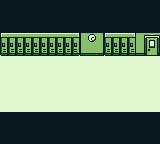

Below is a game level as drawn by its tile map, then a one-line description and the .tmx file that defines it, in full:
An orthogonal 20x18 tile map with 8x8 px tiles, 1 tile layer (Tile Layer 1).

<map version="1.10" tiledversion="1.10.1" orientation="orthogonal" renderorder="right-down" width="20" height="18" tilewidth="8" tileheight="8" infinite="0" nextlayerid="2" nextobjectid="1">
 <tileset firstgid="1" source="Assets.tsx" />
 <layer id="1" name="Tile Layer 1" width="20" height="18">
  <data encoding="csv">
899,899,899,899,899,899,899,899,899,899,899,899,899,899,899,899,899,899,899,899,
899,899,899,899,899,899,899,899,899,899,899,899,899,899,899,899,899,899,899,899,
899,899,899,899,899,899,899,899,899,899,899,899,899,899,899,899,899,899,899,899,
899,899,899,899,899,899,899,899,899,899,899,899,899,899,899,899,899,899,899,899,
1,3,3,3,3,3,3,3,3,5,17,536,21,1,3,3,5,19,7,8,
129,131,131,131,131,131,131,131,131,133,145,664,149,129,131,131,131,648,135,136,
257,259,259,259,259,259,259,259,259,261,273,275,277,257,259,259,259,275,263,264,
1283,1283,1283,1283,1283,1283,1283,1283,1283,1283,1283,1283,1283,1283,1283,1283,1283,1283,1283,1283,
1283,1283,1283,1283,1283,1283,1283,1283,1283,1283,1283,1283,1283,1283,1283,1283,1283,1283,1283,1283,
1283,1283,1283,1283,1283,1283,1283,1283,1283,1283,1283,1283,1283,1283,1283,1283,1283,1283,1283,1283,
1283,1283,1283,1283,1283,1283,1283,1283,1283,1283,1283,1283,1283,1283,1283,1283,1283,1283,1283,1283,
1283,1283,1283,1283,1283,1283,1283,1283,1283,1283,1283,1283,1283,1283,1283,1283,1283,1283,1283,1283,
1283,1283,1283,1283,1283,1283,1283,1283,1283,1283,1283,1283,1283,1283,1283,1283,1283,1283,1283,1283,
1283,1283,1283,1283,1283,1283,1283,1283,1283,1283,1283,1283,1283,1283,1283,1283,1283,1283,1283,1283,
899,899,899,899,899,899,899,899,899,899,899,899,899,899,899,899,899,899,899,899,
899,899,899,899,899,899,899,899,899,899,899,899,899,899,899,899,899,899,899,899,
899,899,899,899,899,899,899,899,899,899,899,899,899,899,899,899,899,899,899,899,
899,899,899,899,899,899,899,899,899,899,899,899,899,899,899,899,899,899,899,899
</data>
 </layer>
</map>